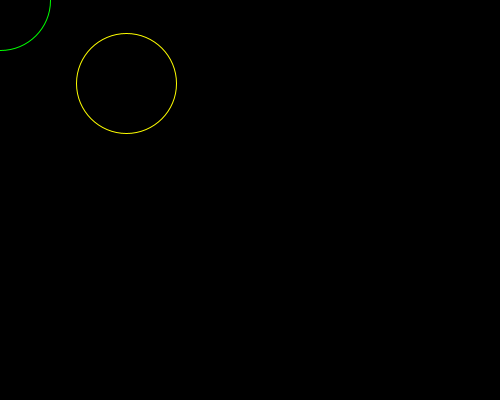
Frame 1 (no input)
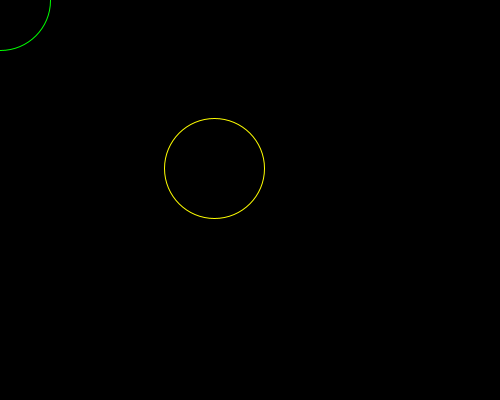
Frame 60 (the mouse pressed at the canvas centre just before this capture)
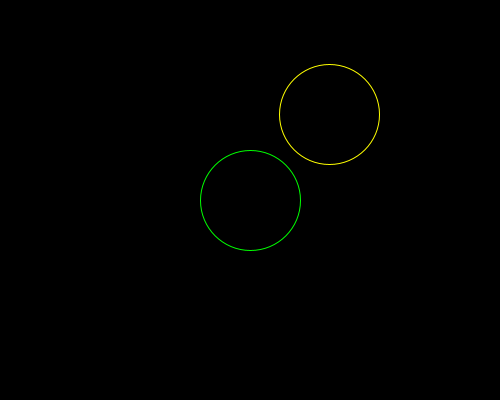
Frame 120 (the mouse held since frame 60 and released just before this capture)

The Processing sketch that drew these frames (run headless with seeded random() and noise(); from frame 60 on, the mouse is pressed at the canvas centre):

// Processing sketch: circlesIntersect
// ── circlesIntersect.pde
void setup() {
  size(500, 400);
  noFill();
}

float diam = 100;
float a = 0;

void draw() {
  background(0);
  
  float x = noise(a, 10) * width;
  float y = noise(a, 20) * height;
  
  float d = dist(x, y, mouseX, mouseY);
  
  if(d > diam) {
    strokeWeight(1);
  } else {
    strokeWeight(random(10));
  }

  stroke(255, 255, 0);
  ellipse(x, y, diam, diam);

  stroke(0, 255, 0);
  ellipse(mouseX, mouseY, diam, diam);

  a += 0.01;
}
